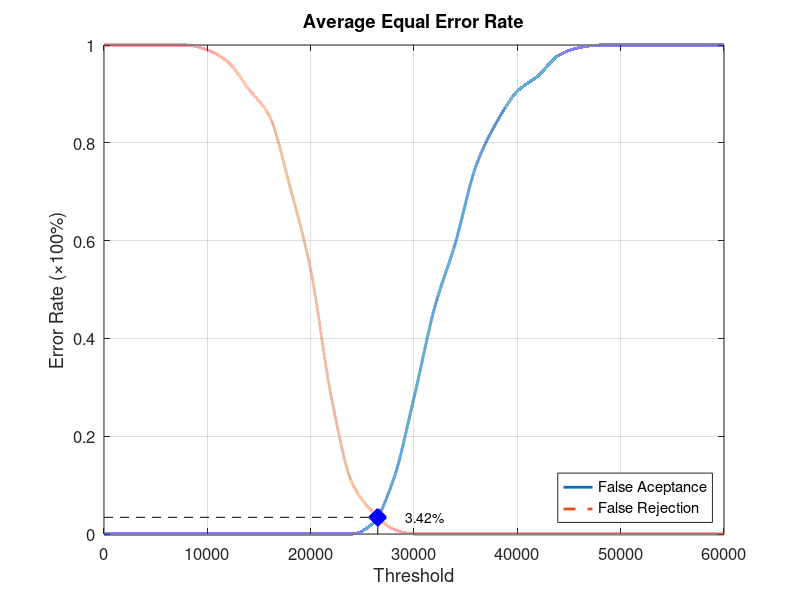
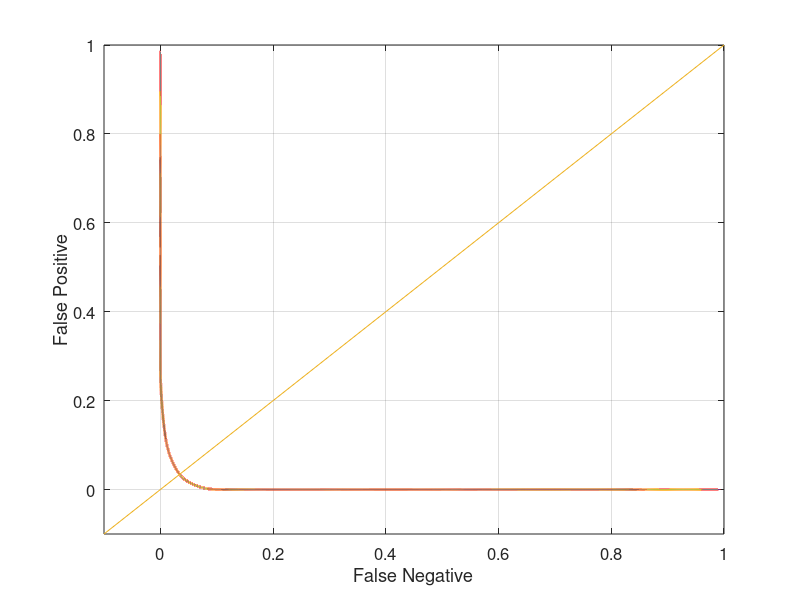

MATLAB code to generate these figures, in order:
function yEER = Database5_4
close all;
clear;
clc;
x = 0:2000:60000;
xq = 0:0.5:60000;

y0 = [0 0 0 0 0 0 0 0 0 0 0 0 0 0.0210526 0.110526 0.278947 0.463158 0.594737 0.752632 0.842105 0.905263 0.936842 0.978947 0.994737 1 1 1 1 1 1 1];
yy0 = interp1(x, y0, xq, 'pchip');
y1 = [1 1 1 1 1 0.99 0.965 0.91 0.855 0.71 0.54 0.28 0.105 0.045 0.01 0 0 0 0 0 0 0 0 0 0 0 0 0 0 0 0];
yy1 = interp1(x, y1, xq, 'pchip');

% Calculating EER: 
y2 = abs(y0 - y1);
find(y2 == min(y2))
yy2 = abs(yy0 - yy1);
xEER = find(yy2 == min(yy2));
xEERIndex = xq(xEER) % X-axis EER
yEER = yy0(xEER) % Y-axis EER

main = figure
plot(xq, yy0,'-','LineWidth', 2);	hold on
plot(xq, yy1,'--','LineWidth', 2);	hold on
plot([xEERIndex xEERIndex], [0 yEER], 'k--');	hold on
plot([0 xEERIndex], [yEER yEER], 'k--');	hold on
plot(xEERIndex, yEER, 'bx', 'LineWidth', 10);	hold on
text(xEERIndex + 10 * xEERIndex / 100, yEER, [num2str(round((10000 * yEER)) / 100) '%'])
legend('False Aceptance', 'False Rejection', 'Location', 'SouthEast')
xlabel('Threshold')
ylabel('Error Rate (\times100%)')
title('Average Equal Error Rate')
set(gca, 'FontSize', 12)
axis([0 60000 0 1])
grid on

print(main, 'Database5_4Main', '-dpng');
FNRxFPR = figure('Color', [1 1 1]);
plot(yy1, yy0, '-', yy1, yy0, 'LineWidth', 2);
hold on
y = -0.1:0.1:1
plot(y, y); 
set(gca, 'FontSize', 12)
xlabel('False Negative')
ylabel('False Positive')
axis([-0.1 1 -0.1 1])
set(gca, 'FontSize', 12)
grid on

print(FNRxFPR, 'Database5_4FNRxFPR','-dpng');
end
